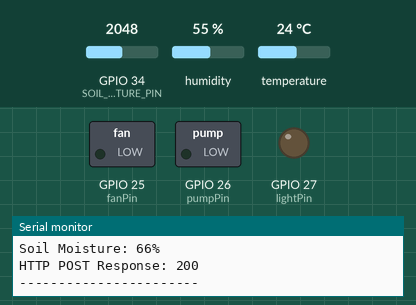
Simulated run of this sketch. Board: ESP32. Shown: switched loads named in the sketch (green lamp = pin HIGH), output pins drawn as LEDs (lit = HIGH), the last lines printed to the serial monitor. The test bench sets the inputs (shaded band); at power-on: temperature 24 °C, GPIO 34 (SOIL_MOISTURE_PIN) = 2048, humidity 55 %. WiFi joins after 1.5 s; servers stay silent unless stated; uploads are accepted with an empty reply.

Above: at 4.7 s.
4.8 s: temperature set to 28 °C
7.7 s: temperature set to 31 °C
At 8.6 s:
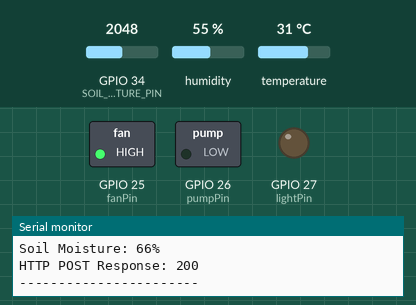
10.6 s: GPIO 34 (SOIL_MOISTURE_PIN) set to 3119
13.6 s: GPIO 34 (SOIL_MOISTURE_PIN) set to 3225
At 15.1 s:
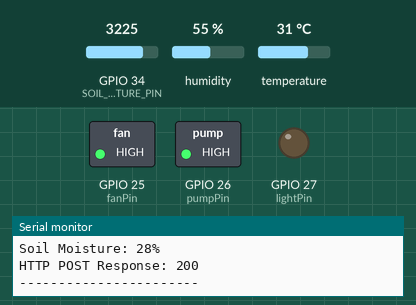
16.5 s: temperature set to 12 °C
At 17.6 s:
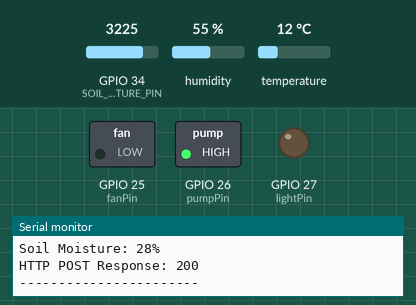
19.4 s: temperature set to 33 °C
At 21.6 s:
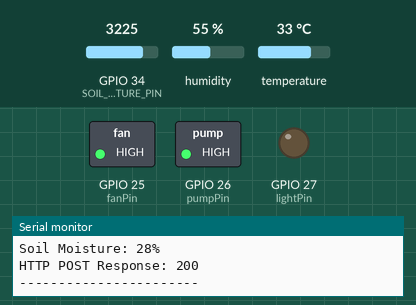
Timing chart, 0 to 23.1 s (numbered marks = the images above; inputs shaded):
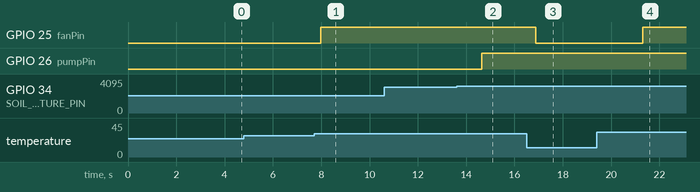

The sketch:

esp32_greenhouse.ino
```cpp
#include <WiFi.h>
#include <HTTPClient.h>
#include <DHT.h>
#include <ArduinoJson.h>

// Libraries for disabling the brownout detector
#include "soc/soc.h"
#include "soc/rtc_cntl_reg.h"

const char* ssid = "Delinia Fam 2.4G";
const char* password = "03121980";
const char* serverName = "http://192.168.100.217:8000/update";

#define DHTPIN 4
#define DHTTYPE DHT11
DHT dht(DHTPIN, DHTTYPE);

// Define the Soil Moisture Sensor pin (Use ADC1 pins like 34, 35, 36, 39)
#define SOIL_MOISTURE_PIN 34

// --- Soil sensor calibration + disconnect detection ---
// GPIO34-39 are INPUT ONLY and have NO internal pull-up/pull-down on the
// ESP32, so an unplugged sensor leaves this pin floating: it reads a
// noisy, semi-random value instead of a clean 0. That noise then gets
// mapped into a fake "moisture %" — which is exactly the bug you're seeing.
//
// Fix: add a real 10kOhm resistor from GPIO34 to GND on the breadboard.
//   - Sensor plugged in: its analog output actively drives the pin, easily
//     overpowering a 10k pull-down, so real readings are unaffected.
//   - Sensor unplugged: the pull-down holds the pin near 0V (rawMoisture
//     close to 0), which we can now reliably detect in software below.
#define SOIL_DRY_VALUE   4095   // raw ADC reading in dry air (calibrate for your sensor)
#define SOIL_WET_VALUE   1000   // raw ADC reading fully submerged (calibrate for your sensor)
#define SOIL_DISCONNECTED_THRESHOLD 50  // below this, treat as "no sensor" (with pull-down installed)

const int fanPin = 25;
const int pumpPin = 26;
const int lightPin = 27;

void setup() {
  // Disable brownout detector to prevent reset loops during Wi-Fi spikes
  WRITE_PERI_REG(RTC_CNTL_BROWN_OUT_REG, 0);

  Serial.begin(115200);
  delay(2000);
  Serial.println("\n--- Starting ESP32 ---");

  dht.begin();

  pinMode(fanPin, OUTPUT);
  pinMode(pumpPin, OUTPUT);
  pinMode(lightPin, OUTPUT);
  pinMode(SOIL_MOISTURE_PIN, INPUT);

  digitalWrite(fanPin, LOW);
  digitalWrite(pumpPin, LOW);
  digitalWrite(lightPin, LOW);

  Serial.print("Connecting to Wi-Fi ");
  WiFi.begin(ssid, password);
  while(WiFi.status() != WL_CONNECTED) {
    delay(500);
    Serial.print(".");
  }
  Serial.println("\nWi-Fi Connected!");
}

void loop() {
  // --- Read DHT11 Sensor ---
  float temp = dht.readTemperature();
  float hum = dht.readHumidity();
  bool dhtOk = true;

  if (isnan(temp) || isnan(hum)) {
    Serial.println("DHT11 Error: Sensor disconnected or wired wrong!");
    temp = 0.0;
    hum = 0.0;
    dhtOk = false;
  } else {
    Serial.print("Temp: ");
    Serial.print(temp);
    Serial.print("C, Humidity: ");
    Serial.print(hum);
    Serial.println("%");
  }

  // --- Read Soil Moisture Sensor ---
  int rawMoisture = analogRead(SOIL_MOISTURE_PIN);
  int soilMoisture;
  bool soilOk;

  if (rawMoisture < SOIL_DISCONNECTED_THRESHOLD) {
    // Pull-down resistor holds this near 0 when nothing is plugged in —
    // report 0 directly instead of letting map() turn the noise into a
    // fake percentage.
    soilMoisture = 0;
    soilOk = false;
    Serial.println("Soil Moisture: sensor disconnected (raw near 0)");
  } else {
    soilMoisture = map(rawMoisture, SOIL_DRY_VALUE, SOIL_WET_VALUE, 0, 100);
    soilMoisture = constrain(soilMoisture, 0, 100);
    soilOk = true;
    Serial.print("Soil Moisture: ");
    Serial.print(soilMoisture);
    Serial.println("%");
  }

  // --- Device Status Variables ---
  String fanStatus = "OFF";
  String pumpStatus = "OFF";
  String lightStatus = "OFF";

  // --- Fan Logic ---
  if (temp >= 30.0) {
    digitalWrite(fanPin, HIGH);
    fanStatus = "ON";
  } else {
    digitalWrite(fanPin, LOW);
    fanStatus = "OFF";
  }

  // --- Pump Logic ---
  // Turns pump ON if moisture is below 30% (and the sensor is actually connected —
  // otherwise a disconnected sensor reading 0% would falsely trigger watering)
  if (soilOk && soilMoisture < 30) {
    digitalWrite(pumpPin, HIGH);
    pumpStatus = "ON";
  } else {
    digitalWrite(pumpPin, LOW);
    pumpStatus = "OFF";
  }

  // --- Send Data via HTTP POST ---
  if (WiFi.status() == WL_CONNECTED) {
    HTTPClient http;
    http.begin(serverName);
    http.addHeader("Content-Type", "application/json");

    StaticJsonDocument<200> doc;
    doc["temperature"] = temp;
    doc["humidity"] = hum;
    doc["soil_moisture"] = soilMoisture;
    doc["soil_connected"] = soilOk;   // NEW: lets the dashboard show the real status
    doc["dht_connected"] = dhtOk;     // NEW: same idea for temp/humidity
    doc["fan"] = fanStatus;
    doc["water_pump"] = pumpStatus;
    doc["light"] = lightStatus;

    String requestBody;
    serializeJson(doc, requestBody);

    int httpResponseCode = http.POST(requestBody);
    Serial.print("HTTP POST Response: ");
    Serial.println(httpResponseCode);

    http.end();
  } else {
    Serial.println("Wi-Fi Connection Lost!");
  }

  Serial.println("-----------------------");
  delay(2000);
}
```

Measured:
- the behaviour switches between 29 and 30 °C on temperature (found by bisection; images 0 and 1)
- the behaviour switches between 3166 and 3167 on GPIO 34 (SOIL_MOISTURE_PIN) (found by bisection; images 1 and 2)
- after the input at 7.7 s, GPIO 25 (fanPin): LOW → HIGH after 0.27 s
- after the input at 13.6 s, GPIO 26 (pumpPin): LOW → HIGH after 1.0 s
- after the input at 16.5 s, GPIO 25 (fanPin): HIGH → LOW after 0.37 s
- after the input at 19.4 s, GPIO 25 (fanPin): LOW → HIGH after 1.9 s
